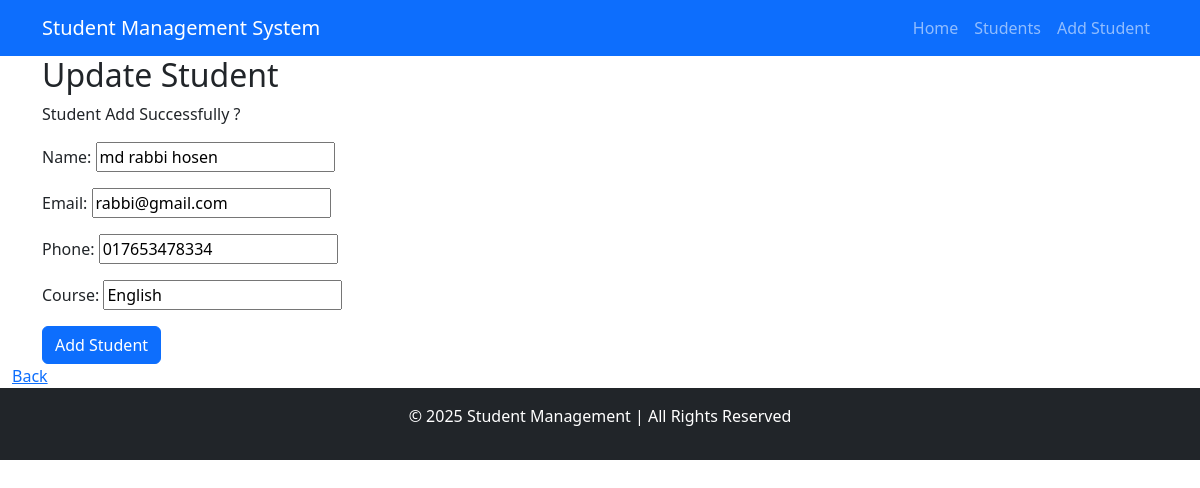
The app's page /update/5/ with its own data.
### student/models.py (models this page shows, shortened)
class Student(models.Model):
    name = models.CharField(max_length=100)
    email = models.EmailField(unique=True)
    phone = models.CharField(max_length=15)
    course = models.CharField(max_length=100)

### student/views.py (the view)
# urls.py: path('update/<int:pk>/', student_update, name='student_update'),
def student_update(request, pk):
    student = Student.objects.get(id=pk)
    if request.method == 'POST':
        form = StudentForm(request.POST, instance=student)
        if form.is_valid():
            form.save()
            messages.success(request, "Student updated successfully!")
            return redirect('student_list')
    else:
        form = StudentForm(instance=student)
    return render(request, 'student_form.html', {'form': form})

### student/forms.py
class StudentForm(forms.ModelForm):
    class Meta:
        model = Student
        fields = ['name', 'email', 'phone', 'course']

### student/templates/student_form.html (shortened to what this page needs)
{% extends 'base.html' %}
{% block content %}
    <h2 class="container">{% if form.instance.pk %}Update{% else %}Register{% endif %} Student</h2>
    <p class="container">Student Add Successfully {{ student.name }}?</p>
    <form class="container" method="POST">
        {{ form.as_p }}
        <button type="submit" class="btn btn-primary">Add Student</button>
    </form>
    <a class="container" href="{% url 'student_list' %}">Back</a>
{% endblock %}

### records on screen
Student: name "md rabbi hosen", email "rabbi@gmail.com", phone "017653478334", course "English"
